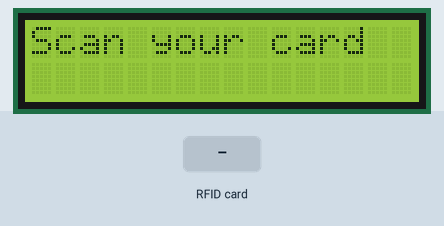
Simulated run of this sketch. Board: ESP32. Parts: 16×2 character LCD. The test bench sets the inputs (shaded band). What the sketch prints to the serial monitor is not drawn.

Above: at 1.3 s.
1.4 s: RFID card 5E 7A 19 C4 held to the reader
At 2.3 s:
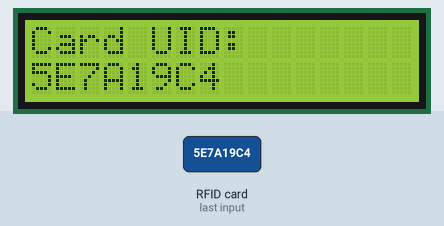
Timing chart, 0 to 4.4 s (numbered marks = the images above; inputs shaded):
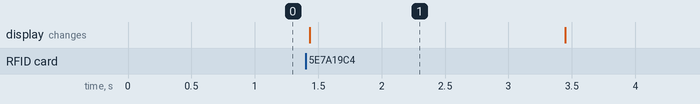

Measured:
- after the input at 1.4 s, the display: changes at once (image 1)
- what the display in image 1 shows lasts 2.0 s, from 1.4 s to 3.4 s

The sketch:

newcardesp32.ino
```cpp
#include <Wire.h>
#include <LiquidCrystal_I2C.h>
#include <SPI.h>
#include <MFRC522.h>

// ================= RFID RC522 =================
#define SS_PIN  5
#define RST_PIN 4

// ESP32 VSPI pins
#define SCK_PIN  18
#define MISO_PIN 19
#define MOSI_PIN 23

MFRC522 rfid(SS_PIN, RST_PIN);

// ================= LCD =================
#define LCD_SDA 21
#define LCD_SCL 22

LiquidCrystal_I2C lcd(0x27, 16, 2);

void setup() {
  Serial.begin(115200);

  // Initialize I2C for LCD
  Wire.begin(LCD_SDA, LCD_SCL);

  // Initialize SPI for RC522
  SPI.begin(SCK_PIN, MISO_PIN, MOSI_PIN, SS_PIN);
  rfid.PCD_Init();

  // Initialize LCD
  lcd.init();
  lcd.backlight();

  lcd.setCursor(0, 0);
  lcd.print("Scan your card");

  Serial.println("ESP32 RFID + LCD");
  Serial.println("================");
  Serial.println("Scan your RFID card...");
}

void loop() {

  // Check for a new card
  if (!rfid.PICC_IsNewCardPresent()) {
    return;
  }

  // Read card
  if (!rfid.PICC_ReadCardSerial()) {
    return;
  }

  // ================= DISPLAY UID =================

  lcd.clear();
  lcd.setCursor(0, 0);
  lcd.print("Card UID:");

  Serial.print("Card UID: ");

  String uidStr = "";

  for (byte i = 0; i < rfid.uid.size; i++) {

    char hexChar[3];

    sprintf(hexChar, "%02X", rfid.uid.uidByte[i]);

    uidStr += hexChar;

    Serial.print(hexChar);

    if (i < rfid.uid.size - 1) {
      Serial.print(" ");
    }
  }

  Serial.println();

  // Display UID on LCD
  lcd.setCursor(0, 1);

  // 16x2 LCD can display maximum 16 characters
  if (uidStr.length() <= 16) {
    lcd.print(uidStr);
  } else {
    lcd.print(uidStr.substring(0, 16));
  }

  delay(2000);

  // ================= READY FOR NEXT CARD =================

  lcd.clear();
  lcd.setCursor(0, 0);
  lcd.print("Scan your card");

  // Stop communication with current card
  rfid.PICC_HaltA();
  rfid.PCD_StopCrypto1();
}
```
